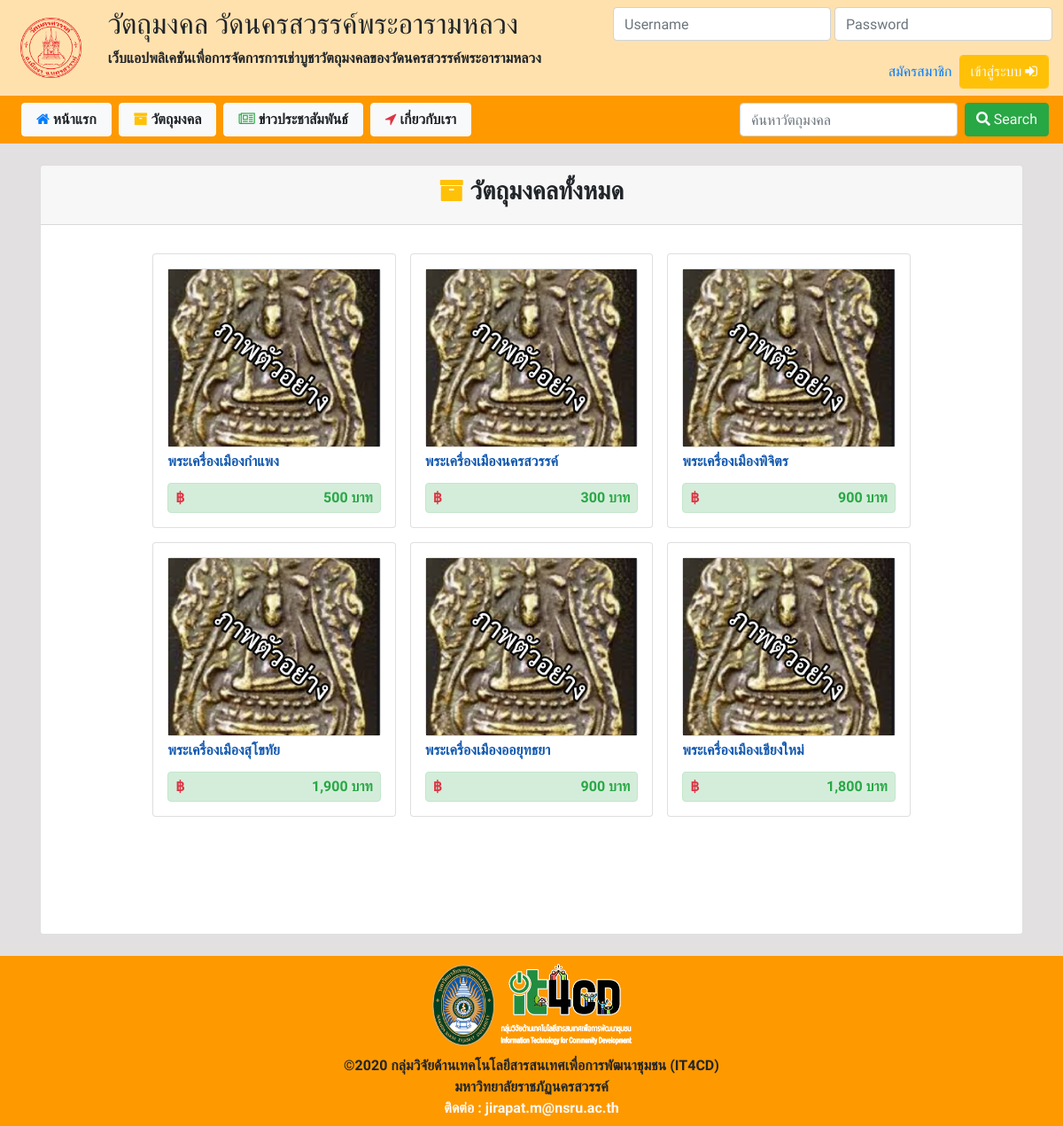
/index.php?p=sacredOb, run on the app's committed database.
### tables this page shows
CREATE TABLE `product` (
  `id_product` int(10) NOT NULL,
  `product_name` varchar(50) NOT NULL,
  `product_type` varchar(50) NOT NULL,
  `product_des` varchar(100) NOT NULL,
  `product_price` varchar(6) NOT NULL,
  `product_qty` varchar(5) NOT NULL,
  `product_cover` varchar(50) NOT NULL,
  `date_create` timestamp NOT NULL DEFAULT current_timestamp() ON UPDATE current_timestamp()
);

### function.php (called while the page is built, shortened)
<?php
        class DB_conn{
            function __construct(){
                $conn = mysqli_connect(DB_server, DB_user, DB_password, DB_name);
                $this->dbcon = $conn;
            }
                }
                class shopSacredObj extends DB_conn{
                    public function runQuery($query){
                        $reS = mysqli_query($this->dbcon, $query);
                        return $reS;
                    }
                }
?>

### include_for_p/sacred_object.php (the view, shortened to what this page needs)
<?php
    $sacredSelectAll = new shopSacredObj();
?>
<div class="container mt-4 mb-4">
    <div class="card">
        <div class="card-header ">
            <h3 class="text-center"><b><i class="fa fa-archive text-warning" aria-hidden="true"></i> วัตถุมงคลทั้งหมด
            </h3>
        </div>
        <div class="card-body pt-4 min-vh-100">
            <div class="row d-flex justify-content-center">
                <?php
                if(isset($_POST['search']) && !empty($_POST['search'])){
                        $SearchSObj = $_POST['search'];
                        $sqlSearch = $sacredSelectAll->runQuery("SELECT * FROM product WHERE product_name LIKE '%$SearchSObj%' ");
                        if($sqlSearch){
                            $row = mysqli_num_rows($sqlSearch);
                            if($row < 1){
                                echo"ไม่พบวัตถุมงคล ' $SearchSObj ' ที่ท่านค้นหา";
                            }else{
                            ?>
                            <div class=" pl-5 pr-5 col-md-12 alert alert-primary">
                                <text class="font-weight-bold">ผลการค้นหา : </text><text class="text-secondary"><?php echo $SearchSObj;?></text>
                            </div>
                            <?php
                                while($fetchSeach = mysqli_fetch_array($sqlSearch)){
                                    ?>
                <div class="card col-md-3 m-2 p-3">
                    <a class="card" href="index.php?p=readSacredObj&id4readSacredObj=<?php echo $fetchSeach['id_product']; ?>">
                        <img id="picSize" src="image/product/<?php echo $fetchSeach['product_cover']; ?>"
                            title="คลิกเพื่อดูรายละเอียดวัตถุมงคล">
                    </a>
                    <div>
                        <p class="mb-1 mt-1" id="name_shop_card"><?php echo $fetchSeach['product_name']; ?></p>
                    </div>
                    <div class="alert alert-success p-0 pr-2 pl-2 mb-0 mt-2">
                        <strong class="d-flex d-inline">
                            <p class="mb-1 mt-1 text-right text-danger">
                                ฿
                            </p>
                            <p class="mb-1 mt-1 text-right text-success" id="name_shop_card">
                                <?php echo number_format($fetchSeach['product_price']); ?>
                                บาท
                            </p>
                        </strong>
                    </div>
                </div>
                <?php
                                }
                            }
                        }else{
                            echo"Can't Search data";
                        }
                    }else{
                        ?>
                <?php
                    $sql = $sacredSelectAll->runQuery("SELECT * FROM product ORDER BY id_product");
                    if($sql){
                        while( $fetchArray = mysqli_fetch_array($sql)){
                            ?>
                <div class="card col-md-3 m-2 p-3">
                    <a class="card" href="index.php?p=readSacredObj&id4readSacredObj=<?php echo $fetchArray['id_product']; ?>">
                        <img id="picSize" src="image/product/<?php echo $fetchArray['product_cover']; ?>"
                            title="คลิกเพื่อดูรายละเอียดวัตถุมงคล">
                    </a>
                    <div>
                        <p class="mb-1 mt-1" id="name_shop_card"><?php echo $fetchArray['product_name']; ?></p>
                    </div>
                    <div class="alert alert-success p-0 pr-2 pl-2 mb-0 mt-2">
                        <strong class="d-flex d-inline">
                            <p class="mb-1 mt-1 text-right text-danger">
                                ฿
                            </p>
                            <p class="mb-1 mt-1 text-right text-success" id="name_shop_card">
                                <?php echo number_format($fetchArray['product_price']); ?>
                                บาท
                            </p>
                        </strong>
                    </div>
                </div>
                <?php
                        }
                    }else{
                        ?>
                <script>
                alert("Can't SQL");
                </script>
                <?php
                    }
                    }
                    ?>
            </div>
        </div>
    </div>
</div>

### index.php (shortened to what this page needs)
<?php
    require_once('function.php');
?>
<!DOCTYPE html>
<html lang="en">
<head>
    <link rel="stylesheet" href="css/myself.css?version=<?php echo filemtime('css/myself.css'); ?>">
    <link rel="stylesheet" href="https://pro.fontawesome.com/releases/v5.10.0/css/all.css"
 />
    <link rel="stylesheet" href="https://cdnjs.cloudflare.com/ajax/libs/font-awesome/4.7.0/css/font-awesome.min.css">
    <link rel="stylesheet" href="bootstrap/bootstrap.css">
    <link
    rel="stylesheet"
    href="https://cdnjs.cloudflare.com/ajax/libs/animate.css/4.1.1/animate.min.css"
  />
  <link rel="stylesheet" href="css/image-zoom.css">
    <link rel="stylesheet" href="https://cdn.datatables.net/1.10.22/css/jquery.dataTables.min.css">
</head>
<body>
    <section class="min-vh-100" id="bg_sec">
        <div class="container-fluid m-0" id="bg_hder">
            <div class="row p-2">
                <div class="col-sm-1 col-xs d-flex align-items-center">
                    <img src="image/logo.png" class="w-100 d-none d-md-block">
                </div>
                <div class="col-sm">
                    <h2>วัตถุมงคล วัดนครสวรรค์พระอารามหลวง</h2>
                    <p><b>เว็บแอปพลิเคชันเพื่อการจัดการการเช่าบูชาวัตถุมงคลของวัดนครสวรรค์พระอารามหลวง</b></p>
                </div>
                <?php
                    if (!isset($_SESSION['id'])) {
                            ?>
                <div class="col-xl d-flex align-items-center justify-content-end">
                    <div class="row">
                        <div class="col-sm d-flex justify-content-end">
                            <form action="chk_all/check_login.php" method="post">
                                <div class="row d-flex justify-content-end">
                                    <div class="col-md p-0 mb-2 mr-1">
                                        <input type="text" class="form-control" name="username" placeholder="Username"
                                            required="sdgsdg">
                                    </div>
                                    <div class="col-md p-0 mr-1">
                                        <input type="password" class="form-control" name="password"
                                            placeholder="Password" required>
                                    </div>
                                </div>
                                <div class="row justify-content-end mt-2 pr-1 form-inline">
                                    <div class="form-group">
                                        <a class="mr-2 text-decoration-none" href="index.php?p=reg">สมัครสมาชิก</a>
                                    </div>
                                    <div class="form-group">
                                        <button type="submit" class="form-control btn btn-warning text-light mr-1"
                                            name="submit">เข้าสู่ระบบ <i class="fa fa-sign-in"
                                                aria-hidden="true"></i></button>
                                    </div>
                                </div>
                            </form>
                        </div>
                    </div>
                </div>
                <?php
                        }
                            ?>
            </div>
        </div>
        <nav class="navbar navbar-expand-lg navbar-dark" id="bg_teamSOM">
            <div class="collapse navbar-collapse" id="navbarSupportedContent">
                <ul class="navbar-nav mr-auto row ml-2">
                    <li class="nav-item active mr-2">
                        <a class="btn btn-light mr-2 col-md font-weight-bold" href="index.php?p=home"><i
                                class="fa fa-home text-primary" aria-hidden="true"></i> หน้าแรก</a>
                    </li>
                    <li class="nav-item mr-2">
                        <a class="btn btn-light mr-2 col-md font-weight-bold" href="index.php?p=sacredOb"><i
                                class="fa fa-archive text-warning" aria-hidden="true"></i> วัตถุมงคล</a>
                    </li>
                    <li class="nav-item mr-2">
                        <a class="btn btn-light mr-2 col-md font-weight-bold" href="index.php?p=newsAll"><i
                                class="fa fa-newspaper-o text-success" aria-hidden="true"></i> ข่าวประชาสัมพันธ์</a>
                    </li>
                    <li class="nav-item mr-2">
                        <a class="btn btn-light mr-2 col-md font-weight-bold" href="index.php?p=aboutus"><i
                                class="fa fa-location-arrow text-danger" aria-hidden="true"></i> เกี่ยวกับเรา</a>
                    </li>
                </ul>
                <form action="index.php?p=sacredOb" method="post" class="form-inline my-2 my-lg-0">
                    <input class="form-control mr-sm-2" type="text" placeholder="ค้นหาวัตถุมงคล" aria-label="Search"
                        name="search" autocomplete="off" required>
                    <button class="btn btn-outline-success btn-success text-light my-2 my-sm-0" type="submit"><i class="fas fa-search"></i> Search
                    </button>
                </form>
            </div>
        </nav>
        <?php
            if(isset($_GET['p'])){
                switch ($_GET['p']){
                    case "sacredOb":
                        include_once('include_for_p/sacred_object.php');
                    break;
                }
            }else if(!isset($_GET['p'])){
                ?>
                    <script>
                        window.location.href='index.php?p=home';
                    </script>
                <?php
            }
        ?>
        <div class="container-fluid">
            <div class="row">
                <div class="col-sm-12 text-center pb-2" id="bg_ft">
                    <img src="image/logo_nsru.png" style="width:75px; ">
                    <img src="image/logo_footer.png" style="width:150px; ">
                    <br>
                    <b> ©2020 กลุ่มวิจัยด้านเทคโนโลยีสารสนเทศเพื่อการพัฒนาชุมชน (IT4CD) <br>
                        มหาวิทยาลัยราชภัฏนครสวรรค์ </b><br>
                    <a class="text-decoration-none text-light " href="https://web.facebook.com/q3.hahaha"> ติดต่อ :
                        jirapat.m@nsru.ac.th </a>
                </div>
            </div>
        </div>
    </section>
</body>
</html>

### css/myself.css (style rules this page uses)
* { margin: 0px; padding: 0px; font-family: 'Mitr', sans-serif; }
#bg_hder { background-color: #ffe1ae; }
#bg_teamSOM { background-color: #ff9900; }
#bg_sec { background-color: #e2e0e0; }
#bg_ft { background-color: #ff9900; }
#picSize { width: 100%; height: 200px; object-fit: cover; object-position: center; }
#name_shop_card { width: 100%; white-space: nowrap; overflow: hidden; text-overflow: ellipsis; color:#1359b0; }

### data on the page
product: product_cover (picture), product_name "พระเครื่องเมืองกำแพง", product_price "500"
product: product_cover (picture), product_name "พระเครื่องเมืองนครสวรรค์", product_price "300"
product: product_cover (picture), product_name "พระเครื่องเมืองพิจิตร", product_price "900"
product: product_cover (picture), product_name "พระเครื่องเมืองสุโขทัย", product_price "1,900"
product: product_cover (picture), product_name "พระเครื่องเมืองออยุทธยา", product_price "900"
product: product_cover (picture), product_name "พระเครื่องเมืองเชียงใหม่", product_price "1,800"
